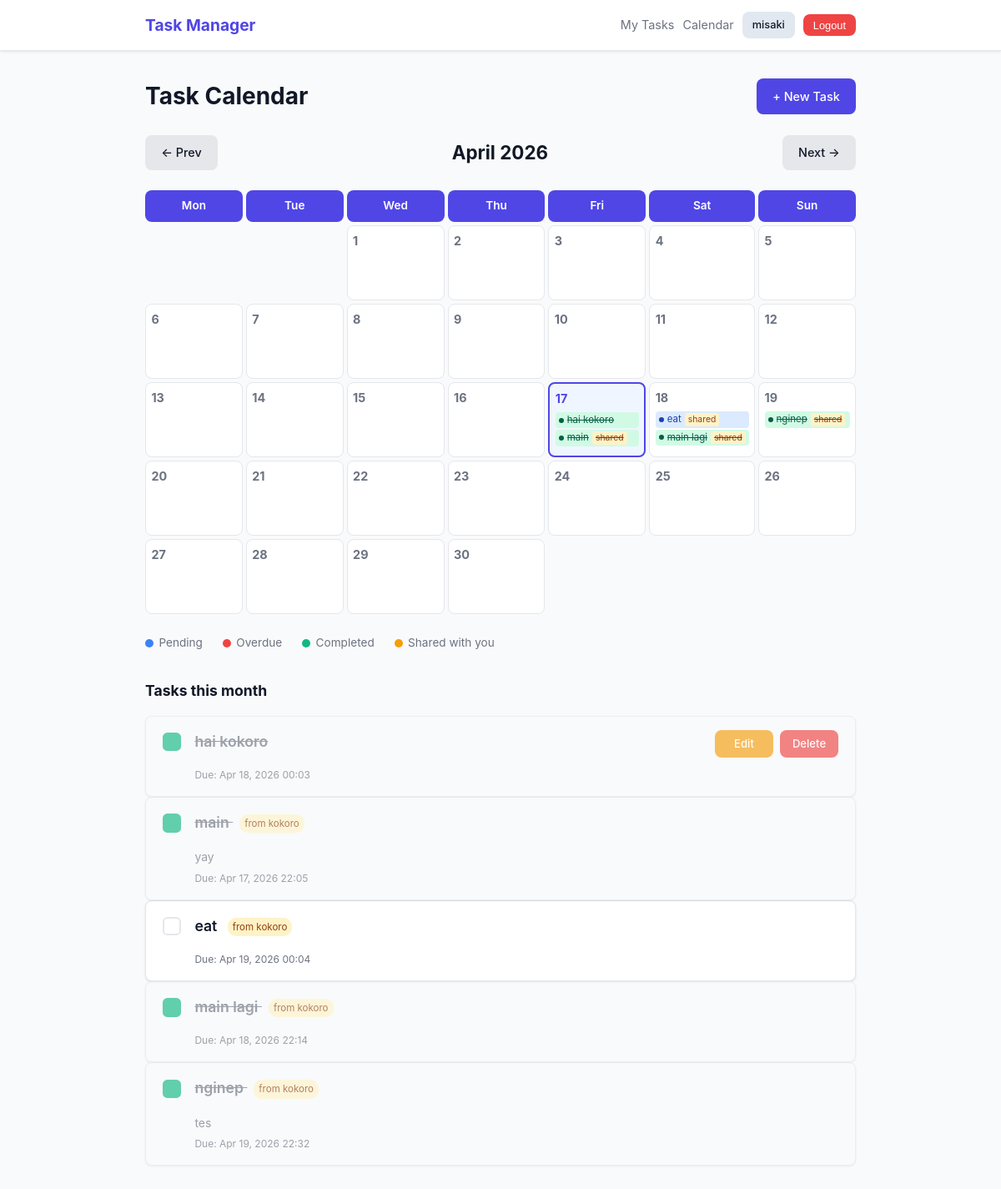
Page /calendar/?year=2026&month=4 (signed in) on the committed database.
### tasks/models.py (models this page shows, shortened)
class Task(models.Model):
    user = models.ForeignKey(User, on_delete=models.CASCADE, related_name='tasks')
    title = models.CharField(max_length=200)
    description = models.TextField(blank=True)
    completed = models.BooleanField(default=False)
    deadline = models.DateTimeField(null=True, blank=True)
    created_at = models.DateTimeField(auto_now_add=True)
    updated_at = models.DateTimeField(auto_now=True)
    shared_with = models.ManyToManyField(
        User,
        through='SharedTask',
        related_name='shared_tasks',
        blank=True,
    )
    class Meta:
        ordering = ['-created_at']
    @property
    def is_overdue(self):
        if self.deadline and not self.completed:
            return timezone.now() > self.deadline
        return False

### tasks/views.py (the view)
# urls.py: path('calendar/', views.calendar_view, name='calendar'),
@login_required
def calendar_view(request):
    today = date.today()
    year = int(request.GET.get('year', today.year))
    month = int(request.GET.get('month', today.month))
    if month < 1:
        month = 12
        year -= 1
    elif month > 12:
        month = 1
        year += 1
    own_tasks = Task.objects.filter(
        user=request.user,
        deadline__year=year,
        deadline__month=month,
    )
    shared_tasks = Task.objects.filter(
        shared_with=request.user,
        deadline__year=year,
        deadline__month=month,
    )
    all_tasks = list(own_tasks) + list(shared_tasks)
    tasks_by_day = {}
    for task in all_tasks:
        day = task.deadline.day
        if day not in tasks_by_day:
            tasks_by_day[day] = []
        tasks_by_day[day].append(task)
    cal = calendar.monthcalendar(year, month)
    prev_month = month - 1 if month > 1 else 12
    prev_year = year if month > 1 else year - 1
    next_month = month + 1 if month < 12 else 1
    next_year = year if month < 12 else year + 1
    context = {
        'year': year,
        'month': month,
        'month_name': calendar.month_name[month],
        'cal': cal,
        'tasks_by_day': tasks_by_day,
        'today': today,
        'prev_month': prev_month,
        'prev_year': prev_year,
        'next_month': next_month,
        'next_year': next_year,
        'day_names': ['Mon', 'Tue', 'Wed', 'Thu', 'Fri', 'Sat', 'Sun'],
    }
    return render(request, 'tasks/calendar.html', context)

### tasks/templates/tasks/calendar.html (shortened to what this page needs)
{% extends 'base.html' %}
{% block content %}
<div class="page-header">
    <h1>Task Calendar</h1>
    <a href="{% url 'task_create' %}" class="btn btn-primary">+ New Task</a>
</div>
<div class="cal-nav">
    <a href="?year={{ prev_year }}&month={{ prev_month }}" class="btn btn-secondary">← Prev</a>
    <h2 class="cal-month-title">{{ month_name }} {{ year }}</h2>
    <a href="?year={{ next_year }}&month={{ next_month }}" class="btn btn-secondary">Next →</a>
</div>
<div class="cal-grid">
    {% for day_name in day_names %}
        <div class="cal-header-cell">{{ day_name }}</div>
    {% endfor %}
    {% for week in cal %}
        {% for day in week %}
            <div class="cal-cell {% if day == 0 %}cal-empty{% endif %} {% if day == today.day and month == today.month and year == today.year %}cal-today{% endif %}">
                {% if day != 0 %}
                    <div class="cal-day-number">{{ day }}</div>
                    {% if tasks_by_day|length %}
                        {% for task_day, day_tasks in tasks_by_day.items %}
                            {% if task_day == day %}
                                {% for task in day_tasks %}
                                    <div class="cal-task {% if task.completed %}cal-task-done{% elif task.is_overdue %}cal-task-overdue{% else %}cal-task-pending{% endif %}">
                                        <span class="cal-task-dot"></span>
                                        <span class="cal-task-name">{{ task.title }}</span>
                                        {% if task.user != request.user %}
                                            <span class="cal-shared-badge">shared</span>
                                        {% endif %}
                                    </div>
                                {% endfor %}
                            {% endif %}
                        {% endfor %}
                    {% endif %}
                {% endif %}
            </div>
        {% endfor %}
    {% endfor %}
</div>
<div class="cal-legend">
    <span class="legend-item"><span class="legend-dot dot-pending"></span> Pending</span>
    <span class="legend-item"><span class="legend-dot dot-overdue"></span> Overdue</span>
    <span class="legend-item"><span class="legend-dot dot-done"></span> Completed</span>
    <span class="legend-item"><span class="legend-dot dot-shared"></span> Shared with you</span>
</div>
<div class="cal-task-list-section">
    <h3>Tasks this month</h3>
    {% if tasks_by_day %}
        {% for task_day, day_tasks in tasks_by_day.items %}
            {% for task in day_tasks %}
                <div id="task-{{ task.pk }}" class="task-card {% if task.completed %}task-completed{% elif task.is_overdue %}task-overdue{% endif %}">
                    <div class="task-checkbox">
                        <form method="post" action="{% url 'task_toggle' task.pk %}">
                            <button type="submit" class="checkbox-btn {% if task.completed %}checkbox-checked{% endif %}" aria-label="Toggle task completion"></button>
                        </form>
                    </div>
                    <div class="task-content">
                        <h3 class="task-title {% if task.completed %}strikethrough{% endif %}">
                            {{ task.title }}
                            {% if task.user != request.user %}
                                <span class="owner-badge">from {{ task.user.username }}</span>
                            {% endif %}
                        </h3>
                        {% if task.description %}
                            <p class="task-description">{{ task.description }}</p>
                        {% endif %}
                        <div class="task-meta-row">
                            <small class="task-meta">Due: {{ task.deadline|date:"M d, Y H:i" }}</small>
                        </div>
                    </div>
                    <div class="task-actions">
                        {% if task.user == request.user %}
                            <a href="{% url 'task_update' task.pk %}" class="btn btn-warning btn-sm">Edit</a>
                            <a href="{% url 'task_delete' task.pk %}" class="btn btn-danger btn-sm">Delete</a>
                        {% endif %}
                    </div>
                </div>
            {% endfor %}
        {% endfor %}
    {% else %}
        <div class="empty-state">
            <div class="empty-icon">📭</div>
            <p>No tasks with deadlines in {{ month_name }} {{ year }}.</p>
            <a href="{% url 'task_create' %}" class="btn btn-primary">Add a Task</a>
        </div>
    {% endif %}
</div>
{% endblock %}

### templates/base.html (shortened to what this page needs)
{% load static %}
<!DOCTYPE html>
<html lang="en">
<head>
    <link rel="stylesheet" href="{% static 'css/style.css' %}">
</head>
<body>
<nav class="navbar">
    <div class="nav-container">
        <a href="{% url 'task_list' %}" class="nav-brand">Task Manager</a>
        <div class="nav-links">
            {% if request.user.is_authenticated %}
                <a href="{% url 'task_list' %}" class="nav-link">My Tasks</a>
                <a href="{% url 'calendar' %}" class="nav-link">Calendar</a>
                <span class="btn btn-user btn-sm">{{ request.user.username }}</span>
                <form method="post" action="{% url 'logout' %}" class="nav-logout-form">
                    <button type="submit" class="btn btn-logout btn-sm">Logout</button>
                </form>
            {% else %}
                <a href="{% url 'login' %}" class="nav-link">Login</a>
                <a href="{% url 'register' %}" class="btn btn-primary btn-sm">Register</a>
            {% endif %}
        </div>
    </div>
</nav>
<main class="main-content">
    <div class="container">
        {% block content %}{% endblock %}
    </div>
</main>
</body>
</html>

### rows in the picture
Task: title "hai kokoro", completed True (drawn), deadline "Apr 18, 2026 00:03", shows "Edit"
Task: title "main", shows "shared", completed True (drawn), user.username "kokoro", description "yay", deadline "Apr 17, 2026 22:05"
Task: title "eat", shows "shared", completed False (drawn), user.username "kokoro", deadline "Apr 19, 2026 00:04"
Task: title "main lagi", shows "shared", completed True (drawn), user.username "kokoro", deadline "Apr 18, 2026 22:14"
Task: title "nginep", shows "shared", completed True (drawn), user.username "kokoro", description "tes", deadline "Apr 19, 2026 22:32"

### other values in the picture
{{ request.user.username }} "misaki"
{{ month_name }} "April"
{{ year }} "2026"
{{ day_name }} "Mon" "Tue" "Wed" "Thu" "Fri" "Sat" "Sun"
{{ day }} "1" "2" "3" "4" "5" "6" "7" "8" "9" "10" "11" "12" "13" "14" "15" "16" "17" "18" "19" "20" "21" "22" "23" "24" "25" "26" "27" "28" "29" "30"
